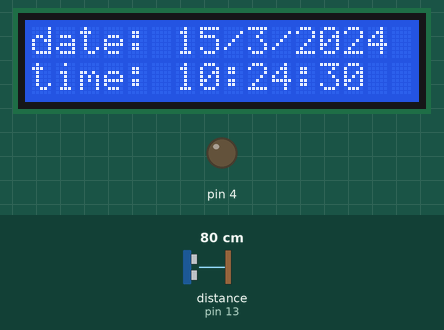
Recording of a sketch running on a simulated Arduino Uno, built with avr-gcc and run on an emulated ATmega328P. Parts: 16×2 character LCD, output pins drawn as LEDs (lit = HIGH). The test bench sets the inputs (shaded band); at power-on: distance to the obstacle (sensor on pin 13) 80 cm. The local clock reads 2024-03-15 10:24:30 at power-on unless the sketch sets it; what the sketch prints to the serial monitor is not drawn.

Above: at 0.2 s.
At 4.3 s:
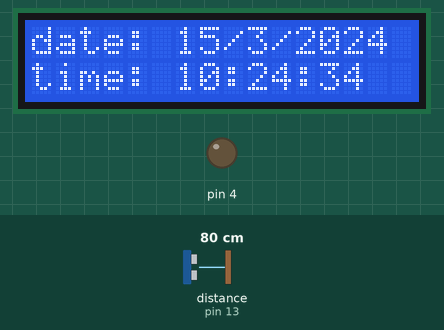
At 9.5 s:
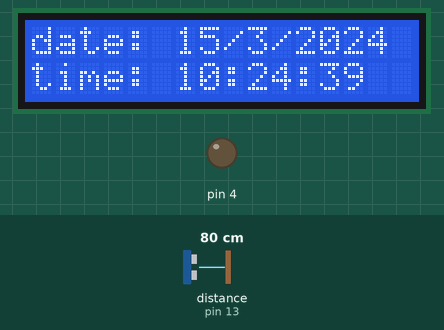
At 18.9 s:
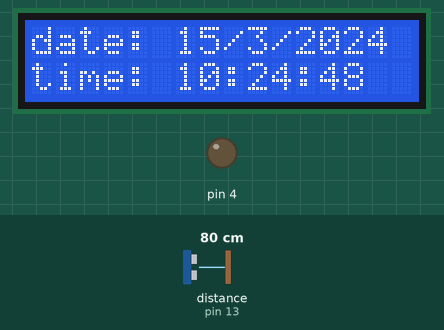
At 28.2 s:
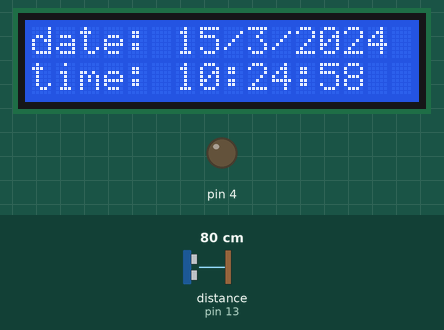
At 38.6 s:
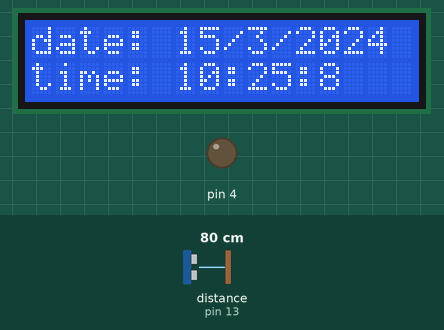

The sketch:

water_level_test.ino
```cpp
#include <virtuabotixRTC.h>
virtuabotixRTC myRTC(6, 7, 8); //CLK, DAT, RST
#include <Ultrasonic.h>
#include <Wire.h>
#include <LiquidCrystal_I2C.h>
Ultrasonic ultrasonic(12, 13);
LiquidCrystal_I2C lcd(0x3F ,2,1,0,4,5,6,7,3, POSITIVE);
int distance;
int sound = 500;
void setup() {
  Serial.begin(9600);
lcd.begin(16,2);
//myRTC.setDS1302Time(00,42, 19, 0, 03, 07, 2020);
 pinMode (4, OUTPUT);
}

void loop() {
distance = ultrasonic.read();
  Serial.print("Distance in CM: ");
  Serial.println(distance);
myRTC.updateTime();
lcd.setCursor(0, 0);
lcd.print("date: ");
lcd.print(myRTC.dayofmonth);
lcd.print("/");
lcd.print(myRTC.month);
lcd.print("/");
lcd.print(myRTC.year);
lcd.print(" ");
lcd.setCursor(0, 1);
lcd.print("time: ");
lcd.print(myRTC.hours);
lcd.print(":");
lcd.print(myRTC.minutes);
lcd.print(":");
lcd.print(myRTC.seconds);
lcd.println(" ");


Serial.print(myRTC.hours);
Serial.print(":");
Serial.print(myRTC.minutes);
Serial.print(":");
Serial.print(myRTC.seconds);
Serial.println(" ");
if(myRTC.hours==19&&myRTC.minutes==53&&myRTC.seconds==10)
{
  Serial.println("InSide");
  Serial.println(myRTC.hours);
  Serial.println(myRTC.minutes);
 digitalWrite(4, HIGH);

}
if(distance>=27)
  {
    digitalWrite(4, LOW);

  }
  delay (1000);
}
```

Measured:
- what the display in image 1 shows lasts 1.0 s, from 4.3 s to 5.3 s
